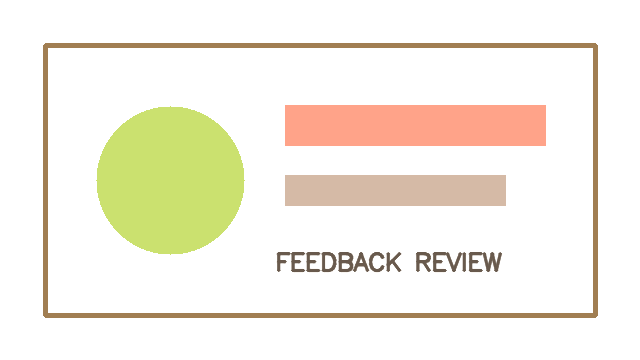
#> input picture data/raw/images/inspection-bright.png, 640 x 360 px; its folder holds only this picture in this run
$ python -i cv_quality.py   (imports and definitions only)   (older library calls are emulated)
#> lines starting #> are read from the running program, lines starting #| are printed output that depends on the picture
from __future__ import annotations
import json
from pathlib import Path
from typing import Any
import cv2
import numpy as np
import pandas as pd
from feedback_intelligence.config import Settings,get_settings

def analyze_image(path:Path)->dict[str,Any]:
    image=cv2.imread(str(path),cv2.IMREAD_COLOR)
#> image is the input picture: shape (360, 640, 3); mean B, G, R 228.4, 240.4, 245.2
    if image is None: raise ValueError(f'Could not read {path}')
    gray=cv2.cvtColor(image,cv2.COLOR_BGR2GRAY)
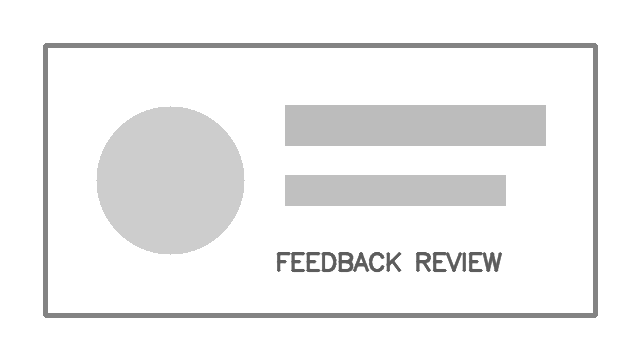
#> gray: shape (360, 640); min 93, max 255, mean 240.4
    brightness=float(np.mean(gray));contrast=float(np.std(gray));sharpness=float(cv2.Laplacian(gray,cv2.CV_64F).var())
#> after `brightness = float(np.mean(gray))`: brightness = 240.4
#> after `contrast = float(np.std(gray))`: contrast = 32.58
#> after `sharpness = float(cv2.Laplacian(gray, cv2.CV_64F).var())`: sharpness = 746.4
    smooth=cv2.GaussianBlur(gray,(3,3),0);noise=float(np.mean(np.abs(gray.astype(float)-smooth.astype(float))))
#> after `noise = float(np.mean(np.abs(gray.astype(float) - smooth.astype(float)`: noise = 1.45
#> (the run stopped early here; a loop or call above may not have finished)
